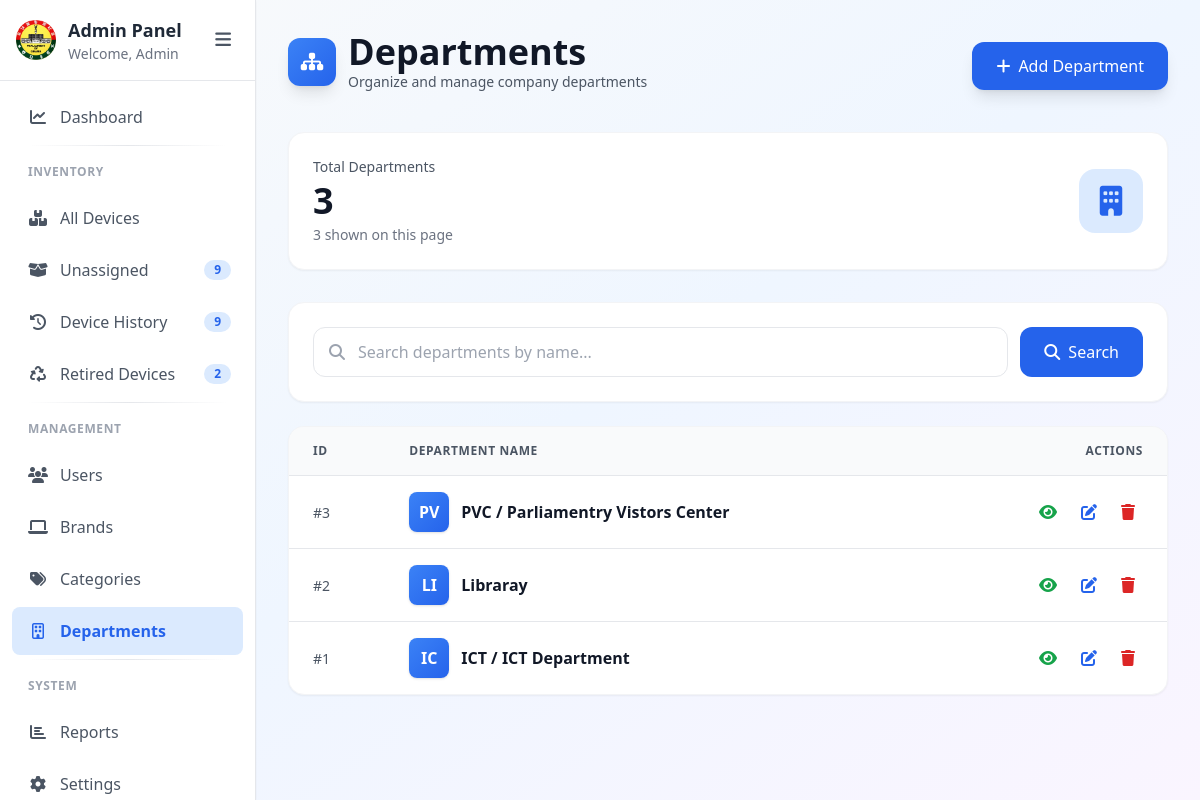
The page /departments.php on the database its author committed.
### tables this page shows
CREATE TABLE `departments` (
  `id` int(11) NOT NULL,
  `department_name` varchar(255) NOT NULL,
  `department_code` varchar(20) DEFAULT NULL
);

### departments.php (the view, shortened to what this page needs)
<?php
$db = new Database();
$conn = $db->getConnection();
$search = trim($_GET['search'] ?? '');
$page = max(1, (int) ($_GET['page'] ?? 1));
$perPage = 10;
$offset = ($page - 1) * $perPage;
$countSql = "SELECT COUNT(*) FROM departments";
$stmt = $conn->prepare($countSql);
$stmt->execute();
$stmt->bind_result($totalRecords);
$sql = "SELECT * FROM departments";
$params = [];
$types = "";
$sql .= " ORDER BY id DESC LIMIT ? OFFSET ?";
$params[] = $perPage;
$params[] = $offset;
$types .= "ii";
$stmt = $conn->prepare($sql);
$stmt->bind_param($types, ...$params);
$stmt->execute();
$result = $stmt->get_result();
$departments = $result->fetch_all(MYSQLI_ASSOC);
?>
<!DOCTYPE html>
<html lang="en">
<head>
    <script src="https://cdn.tailwindcss.com"></script>
    <link rel="stylesheet" href="https://cdnjs.cloudflare.com/ajax/libs/font-awesome/6.5.1/css/all.min.css">
</head>
<body class="bg-gradient-to-br from-gray-50 via-blue-50 to-purple-50 min-h-screen">
    <?php include 'sidebar.php'; ?>
    <main id="mainContent" class="p-4 md:p-8 max-w-7xl mx-auto">
        <div class="mb-8">
            <div class="flex flex-col md:flex-row md:items-center md:justify-between gap-4">
                <div>
                    <div class="flex items-center gap-3 mb-2">
                        <div
                            class="w-12 h-12 bg-gradient-to-br from-blue-500 to-blue-600 rounded-xl flex items-center justify-center shadow-lg">
                            <i class="fas fa-sitemap text-white text-xl"></i>
                        </div>
                        <div>
                            <h1 class="text-3xl md:text-4xl font-bold text-gray-900">Departments</h1>
                            <p class="text-gray-600 text-sm">Organize and manage company departments</p>
                        </div>
                    </div>
                </div>
                <button onclick="openAddModal()"
                    class="inline-flex items-center justify-center px-6 py-3 bg-gradient-to-r from-blue-600 to-blue-600 text-white rounded-xl hover:from-blue-700 hover:to-blue-700 transition-all shadow-lg hover:shadow-xl transform hover:-translate-y-0.5">
                    <i class="fas fa-plus mr-2"></i>
                    Add Department
                </button>
            </div>
        </div>
        <div class="mb-8">
            <div class="bg-white rounded-2xl shadow-sm hover:shadow-md transition-shadow p-6 border border-gray-100">
                <div class="flex items-center justify-between">
                    <div>
                        <p class="text-sm font-medium text-gray-600 mb-1">Total Departments</p>
                        <p class="text-4xl font-bold text-gray-900"><?= $totalRecords ?></p>
                        <p class="text-sm text-gray-500 mt-1">
                            <?= count($departments) ?> shown on this page
                        </p>
                    </div>
                    <div
                        class="w-16 h-16 bg-gradient-to-br from-blue-100 to-blue-100 rounded-2xl flex items-center justify-center">
                        <i class="fas fa-building text-3xl text-blue-600"></i>
                    </div>
                </div>
            </div>
        </div>
        <div class="bg-white rounded-2xl shadow-sm border border-gray-100 p-6 mb-6">
            <form method="GET" class="flex gap-3">
                <div class="flex-1 relative">
                    <i class="fas fa-search absolute left-4 top-1/2 transform -translate-y-1/2 text-gray-400"></i>
                    <input type="text" name="search" value="<?= htmlspecialchars($search) ?>"
                        placeholder="Search departments by name..."
                        class="w-full pl-11 pr-4 py-3 border border-gray-200 rounded-xl focus:outline-none focus:ring-2 focus:ring-blue-500 focus:border-transparent transition">
                </div>
                <button type="submit"
                    class="px-6 py-3 bg-blue-600 text-white rounded-xl hover:bg-blue-700 transition-colors">
                    <i class="fas fa-search mr-2"></i>Search
                </button>
            </form>
        </div>
        <div class="bg-white rounded-2xl shadow-sm border border-gray-100 overflow-hidden">
            <div class="hidden md:block overflow-x-auto">
                <table class="w-full">
                    <thead>
                        <tr class="bg-gray-50 border-b border-gray-200">
                            <th
                                class="px-6 py-4 text-left text-xs font-semibold text-gray-600 uppercase tracking-wider">
                                ID</th>
                            <th
                                class="px-6 py-4 text-left text-xs font-semibold text-gray-600 uppercase tracking-wider">
                                Department Name</th>
                            <th
                                class="px-6 py-4 text-right text-xs font-semibold text-gray-600 uppercase tracking-wider">
                                Actions</th>
                        </tr>
                    </thead>
                    <tbody class="divide-y divide-gray-200">
                        <?php if ($departments): ?>
                            <?php foreach ($departments as $dep): ?>
                                <tr class="hover:bg-gray-50 transition-colors">
                                    <td class="px-6 py-4">
                                        <span class="text-sm font-medium text-gray-600">#<?= $dep['id'] ?></span>
                                    </td>
                                    <td class="px-6 py-4">
                                        <div class="flex items-center gap-3">
                                            <div
                                                class="w-10 h-10 bg-gradient-to-br from-blue-500 to-blue-600 rounded-lg flex items-center justify-center text-white font-bold shadow">
                                                <?= strtoupper(substr($dep['department_name'], 0, 2)) ?>
                                            </div>
                                            <span
                                                class="font-semibold text-gray-900 text-base"><?= htmlspecialchars($dep['department_name']) ?></span>
                                        </div>
                                    </td>
                                    <td class="px-6 py-4">
                                        <div class="flex items-center justify-end gap-2">
                                            <button onclick='openViewModal(<?= json_encode($dep) ?>)'
                                                class="p-2 text-green-600 hover:bg-green-50 rounded-lg transition-colors"
                                                title="View Details">
                                                <i class="fas fa-eye"></i>
                                            </button>
                                            <button onclick='openEditModal(<?= json_encode($dep) ?>)'
                                                class="p-2 text-blue-600 hover:bg-blue-50 rounded-lg transition-colors"
                                                title="Edit Department">
                                                <i class="fas fa-edit"></i>
                                            </button>
                                            <a href="?delete=<?= $dep['id'] ?>"
                                                onclick="return confirm('Delete this department? This action cannot be undone.')"
                                                class="p-2 text-red-600 hover:bg-red-50 rounded-lg transition-colors"
                                                title="Delete Department">
                                                <i class="fas fa-trash"></i>
                                            </a>
                                        </div>
                                    </td>
                                </tr>
                            <?php endforeach; ?>
                        <?php endif; ?>
                    </tbody>
                </table>
            </div>
        </div>
    </main>
</body>
</html>

### sidebar.php (style rules this page uses)
#mainContent { margin-left: 16rem; transition: margin-left 0.3s ease; }

### rows shown on the page
departments: id "3", department_name "PV", department_name "PVC / Parliamentry Vistors Center"
departments: id "2", department_name "LI", department_name "Libraray"
departments: id "1", department_name "IC", department_name "ICT / ICT Department"

### other values the page prints
$_SESSION['full_name'] "Admin"
$c "9"
$c "2"
$totalRecords "3"
count($departments) "3"
